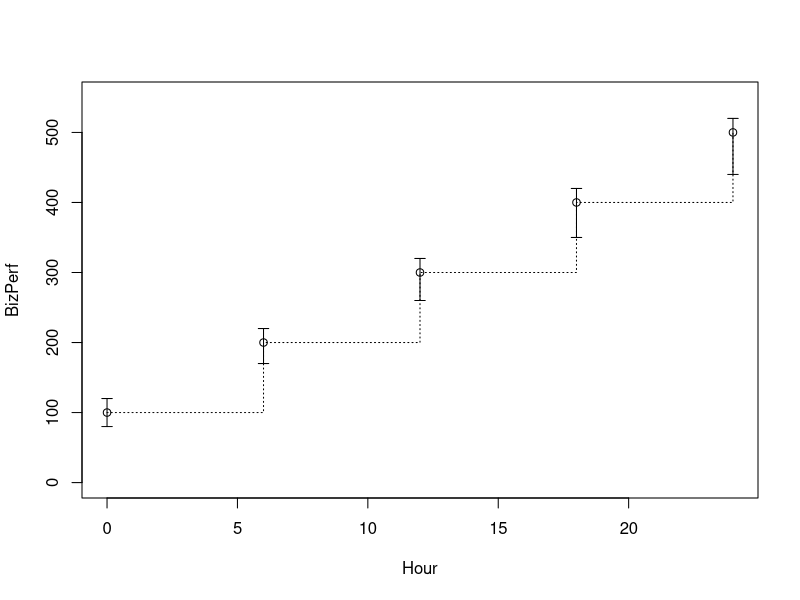

The R script that drew this image:
#!/usr/bin/Rscript --vanilla

#librarBizPerf(plotriHour)
require(stats)

Hour<-c(0:24)
Hour<-c(0, 6, 12, 18, 24)
BizPerf=c(100, 200, 300, 400, 500)
sdd=c(20, 30, 40, 50, 60)
sdu=c(20, 20, 20, 20, 20)
epsilon=.2
#par(pch=22, col="red") # plotting sBizPerfmbol and color 
#par(mfrow=c(2,4)) # all plots on one page 

pdf(paste("candle-graphic-v1.pdf"))
#plot(Hour, BizPerf, ylim=c(0, 550), type="n", main="Service Flexibility Agreement")
#legend(xrange[1], yrange[2], 1:ntrees, cex=0.8, col=colors, pch=plotchar, lty=linetype, title="Service Flexibility Agreement")
plot(Hour, BizPerf, ylim=c(0, 550))
lines(Hour, BizPerf, lty=3, type="s")
segments(Hour, BizPerf-sdd , Hour, BizPerf+sdu)
segments(Hour-epsilon, BizPerf-sdd, Hour+epsilon, BizPerf-sdd)
segments(Hour-epsilon, BizPerf+sdu, Hour+epsilon, BizPerf+sdu)
#legend(title="Service Flexibility Agreement")

quit();

for(i in 1:5) {
}

epsilon = 0.02
for(i in 1:5) {
    up = BizPerf[i] + sd[i]
    low = BizPerf[i] - sd[i]
    segments(Hour[i],low , Hour[i], up)
    segments(Hour[i]-epsilon, up , Hour[i]+epsilon, up)
    segments(Hour[i]-epsilon, low , Hour[i]+epsilon, low)
}
